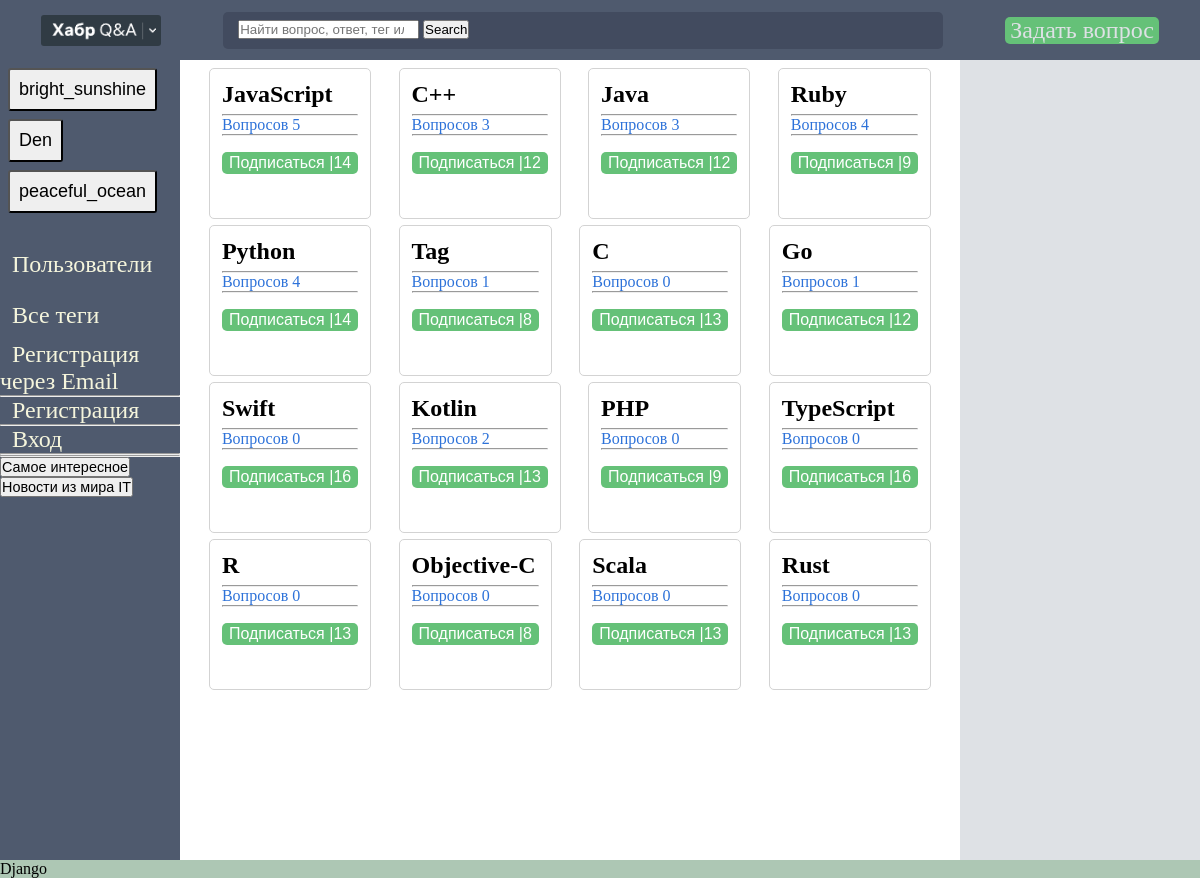
Page /tegs on the committed database.
### main/models.py (models this page shows, shortened)
class Teg(models.Model):
    name = models.CharField(max_length=10)
    tags_questions = JSONField()

### main/views_1.py (the view)
# urls.py: path("tegs", views_1.tegs, name="tegs"),
def tegs(request):
    try:
        tegs = {}
        tegs_obj = Teg.objects.prefetch_related("tegs_set").all()
        for teg in tegs_obj:
            quest = teg.tegs_set.all()
            questions = []
            for related in quest:
                questions.append(related.text)
            tegs[teg.name] = questions
        data = Subscription.objects.all()
        tag_dict = {}
        for entry in data:
            user = entry.user
            tag = entry.tag
            if tag not in tag_dict:
                tag_dict[tag] = []
            tag_dict[tag].append(user)
        return render(
            request,
            "all_tegs.html",
            {"tegs": tegs, "tag_dict": tag_dict},
        )
    except Exception as e:
        print(e, "< ------------ def tegs(request)")
    return redirect("index")

### templates/all_tegs.html (shortened to what this page needs)
{% extends 'wrapper/main.html' %}
{% block content %}
  <div class="conteiner">
    {% for key_teg, quest_teg in tegs.items %}
      {% with dict_length=quest_teg|length %}
        <div class="box_teg">
          <div>
            <h3 id="tag">{{ key_teg }}</h3>
          </div>
          <hr />
          <a class="box_teg_href" href="{% url 'questions_in_tag' key_teg %}"><div>Вопросов {{ dict_length }}</div></a>
          <hr />
          {% for tag, user in tag_dict.items %}
            {% if key_teg == tag.name %}
              {% with user_count=user|length %}
                {% if request.user in user %}
                  <div>
                    <button id="rection_1"><span id="counter">Вы подписаны |<span id="tag_count{{ tag.id }}">{{ user_count }}</span></span></button>
                  </div>
                {% else %}
                  <div>
                    <button id="rection_0" onclick="func('{{ tag.id }}')"><span id="counter">Подписаться |<span id="tag_count{{ tag.id }}">{{ user_count }}</span></span></button>
                  </div>
                {% endif %}
              {% endwith %}
            {% endif %}
          {% endfor %}
        </div>
      {% endwith %}
    {% endfor %}
  </div>
{% endblock %}

### templates/all_tegs.html (style rules this page uses)
#tag { margin-bottom: 0.5vw; font-size: clamp(2vw, 1vw, 2vw); }
.conteiner { display: flex; padding: 0.1em; flex-wrap: wrap; justify-content: space-evenly; }
.box_teg { margin-top: 0.5vw; padding: 1vw; border: 1px solid lightgray; border-radius: 5px; width: clamp(10%, 15% 20%); font-size: clamp(1rem, 18vw, 20%%); }
.box_teg_href { font-size: clamp(1rem, 18vw, 20%%); color: #2d72d9; }
#rection_0 { margin: 1em 0 2em 0; padding: 0 5px 0 5px; background-color: #65c178; color: #fff; border-color: transparent; border-radius: 5px; font-size: clamp(1rem, 1rem, 1vw); }

### templates/wrapper/main.html (style rules this page uses)
a { text-decoration: none; }
* { margin: 0; padding: 0; box-sizing: border-box; }

### rows in the picture
Teg: tegs "JavaScript", user_count "14"
Teg: tegs "C++", user_count "12"
Teg: tegs "Java", user_count "12"
Teg: tegs "Ruby", user_count "9"
Teg: tegs "Python", user_count "14"
Teg: tegs "Tag", user_count "8"
Teg: id "13"
Teg: tegs "Go", user_count "12"
Teg: tegs "Swift", id "16"
Teg: tegs "Kotlin", user_count "13"
Teg: tegs "PHP", user_count "9"
Teg: tegs "TypeScript", user_count "16"
Teg: user_count "13"
Teg: tegs "Objective-C", user_count "8"
Teg: tegs "Scala", user_count "13"
Teg: tegs "Rust", user_count "13"

### other values in the picture
{{ dict_length }} "5" "3" "3" "4" "4" "1" "0" "1" "0" "2" "0" "0" "0" "0" "0" "0"
{{ key_teg }} "C" "R"
